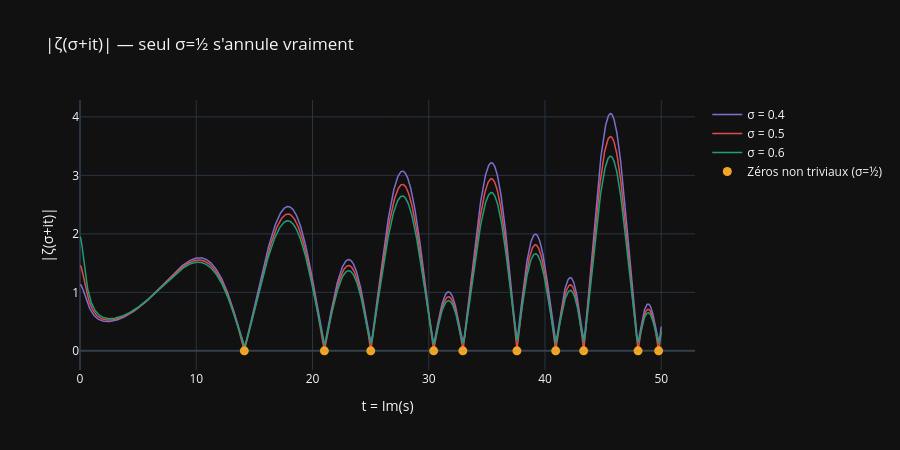

The code cell stored with this chart in its notebook:
### Markdown cell above
## Les zéros sont-ils vraiment sur Re(s) = ½ ?

On teste numériquement : pour $\sigma = 0.4$, $0.5$, $0.6$ — est-ce que $|\zeta(\sigma+it)|$ s'annule ?

Si l'hypothèse de Riemann est vraie, seul $\sigma = \frac{1}{2}$ produit de vrais zéros.

### Code cell
sigmas = [0.4, 0.5, 0.6]
colors = [COLOR_MAIN, COLOR_DANGER, COLOR_TEAL]

fig = go.Figure()

for sigma, color in zip(sigmas, colors):
    mods = [abs(complex(mpmath.zeta(sigma + 1j*t))) for t in t_vals]
    fig.add_trace(go.Scatter(
        x=t_vals, y=mods,
        name=f"σ = {sigma}",
        line=dict(color=color, width=1.5),
        hovertemplate=f"t=%{{x:.2f}}<br>|ζ|=%{{y:.4f}}<extra>σ={sigma}</extra>"
    ))
    print(f"σ={sigma} — min|ζ| = {min(mods):.6f}")

# Marqueurs des zéros connus sur σ=0.5
fig.add_trace(go.Scatter(
    x=first_zeros, y=[0]*len(first_zeros),
    mode="markers",
    marker=dict(color=COLOR_ACCENT, size=9, symbol="circle"),
    name="Zéros non triviaux (σ=½)"
))

fig.add_hline(y=0, line_color=COLOR_MUTED, opacity=0.3, line_width=0.8)

fig.update_layout(
    template=TEMPLATE,
    title="|ζ(σ+it)| — seul σ=½ s'annule vraiment",
    xaxis_title="t = Im(s)",
    yaxis_title="|ζ(σ+it)|",
    height=450,
    hovermode="x unified"
)
fig.show()

### Figure 1 — Plotly figure (JSON) as saved in the notebook; plotly's stock layout.template omitted (floating-point values rounded to 4 significant figures; data arrays with more than 128 entries replaced by an {"elided": "..."} marker saying what was removed)
{"data": [{"hovertemplate": "t=%{x:.2f}<br>|ζ|=%{y:.4f}<extra>σ=0.4</extra>", "line": {"color": "#7C6FCD", "width": 1.5}, "name": "σ = 0.4", "type": "scatter", "x": {"elided": "2000 float values"}, "y": {"elided": "2000 float values"}}, {"hovertemplate": "t=%{x:.2f}<br>|ζ|=%{y:.4f}<extra>σ=0.5</extra>", "line": {"color": "#E24B4A", "width": 1.5}, "name": "σ = 0.5", "type": "scatter", "x": {"elided": "2000 float values"}, "y": {"elided": "2000 float values"}}, {"hovertemplate": "t=%{x:.2f}<br>|ζ|=%{y:.4f}<extra>σ=0.6</extra>", "line": {"color": "#1D9E75", "width": 1.5}, "name": "σ = 0.6", "type": "scatter", "x": {"elided": "2000 float values"}, "y": {"elided": "2000 float values"}}, {"marker": {"color": "#F2A623", "size": 9, "symbol": "circle"}, "mode": "markers", "name": "Zéros non triviaux (σ=½)", "type": "scatter", "x": [14.13, 21.02, 25.01, 30.42, 32.94, 37.59, 40.92, 43.33, 48.01, 49.77], "y": [0, 0, 0, 0, 0, 0, 0, 0, 0, 0]}], "layout": {"height": 450, "hovermode": "x unified", "shapes": [{"line": {"color": "#888780", "width": 0.8}, "opacity": 0.3, "type": "line", "x0": 0, "x1": 1, "xref": "x domain", "y0": 0, "y1": 0, "yref": "y"}], "title": {"text": "|ζ(σ+it)| — seul σ=½ s'annule vraiment"}, "xaxis": {"title": {"text": "t = Im(s)"}}, "yaxis": {"title": {"text": "|ζ(σ+it)|"}}}}
